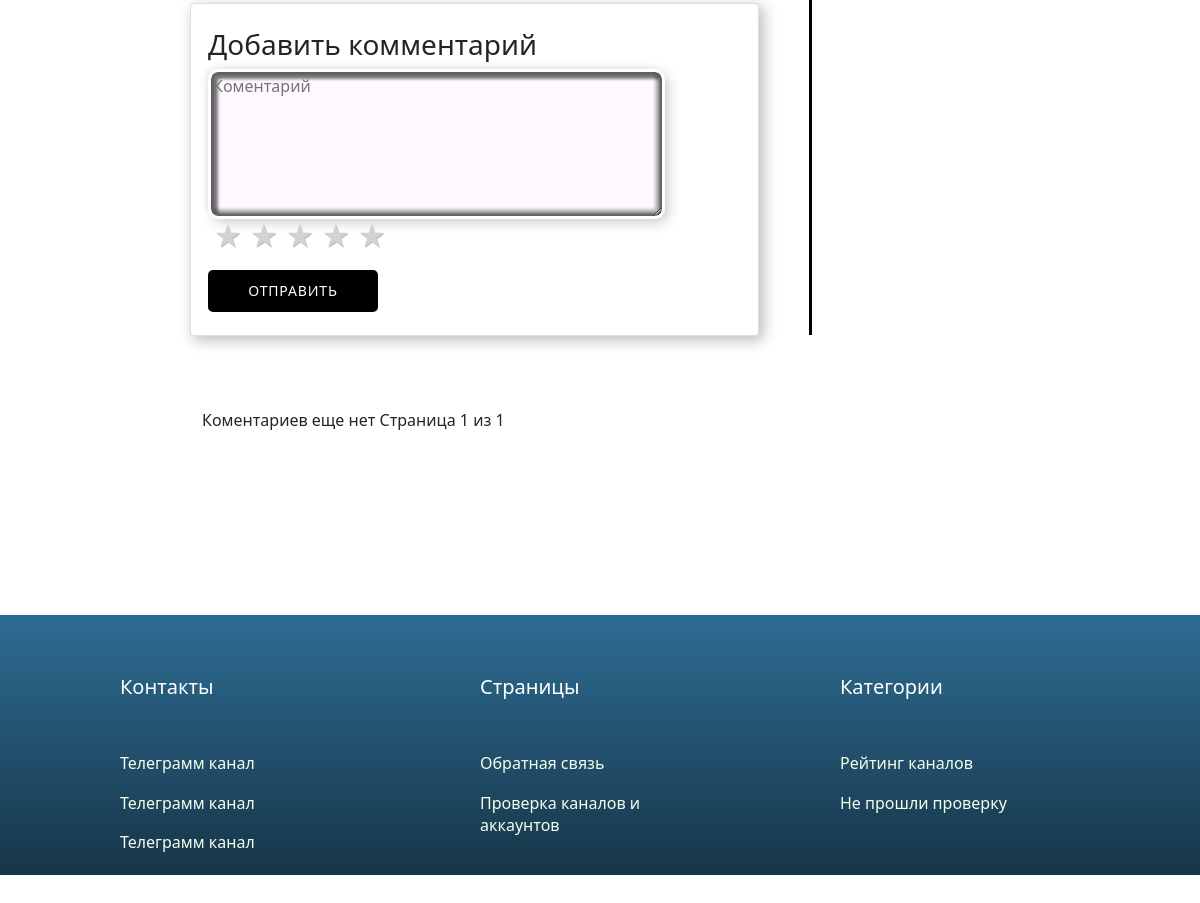
The app's page /chanel/17 (lower part), older data.
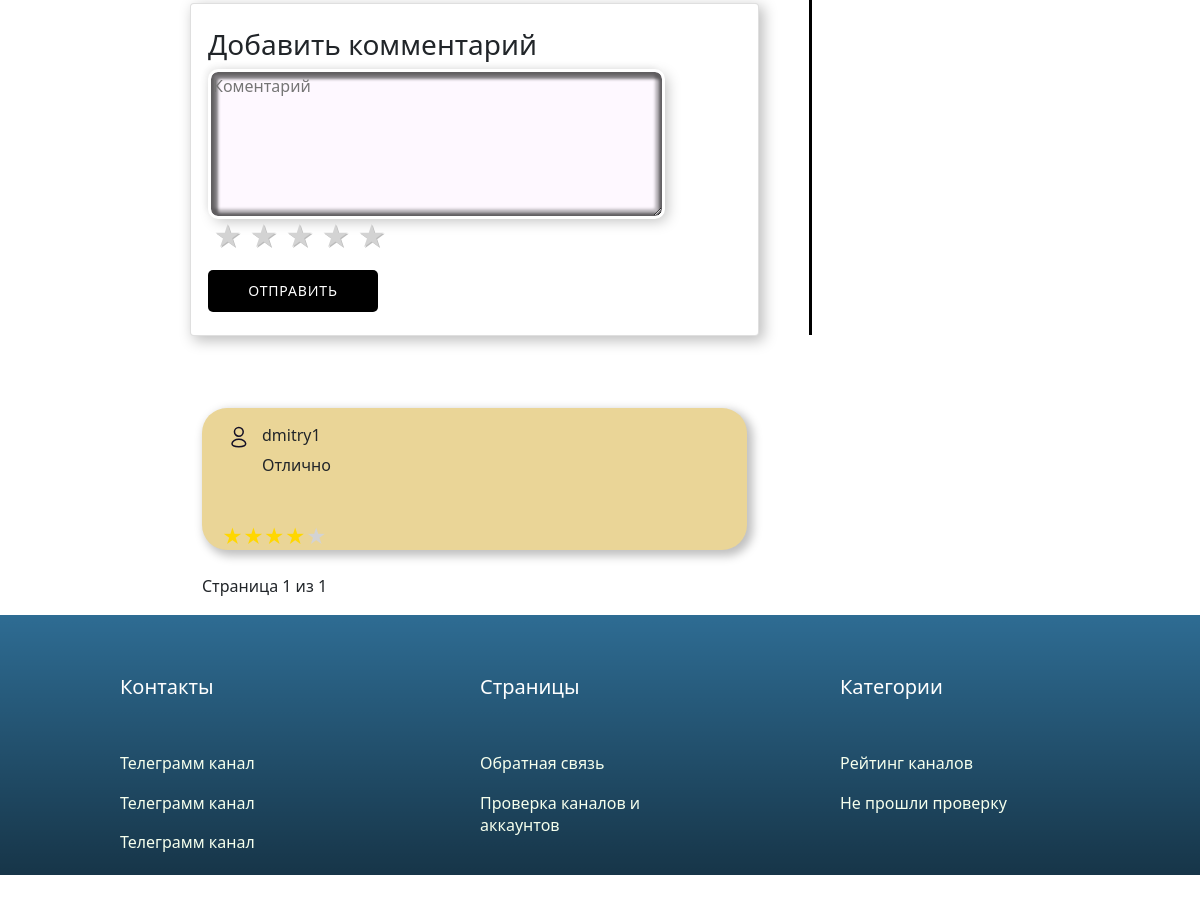
The same page, newer data.
### Home/models.py (models this page shows, shortened)
class Comment(models.Model):
    chanel = models.ForeignKey(rating, on_delete=models.CASCADE)
    name = models.CharField(max_length=255)
    body = models.TextField()
    date_added = models.DateTimeField(auto_now_add=True)
    only_user = models.BooleanField(default=False)
    rate = models.TextField(null=False, default=0)
    rate1 = models.TextField(null=False, default=0)
    rate2 = models.TextField(null=False, default=0)

### Home/views.py (the view)
# urls.py: path('chanel/<chanel_id>', views.show_chanel, name="page"),
def show_chanel(request, chanel_id):
    if request.method == 'POST':
        form = CommentForm(request.POST)
        if form.is_valid():
            if request.user.is_authenticated:
                username = request.user.username
            chanelss = request.GET.get('pk')
            temp = form.save(commit=False)
            temp.name = username
            rates = ''
            rates2 = ''
            for i in range(int(temp.rate)):
                rates += 'a'
            for i in range(5-int(temp.rate)):
                rates2 += 'a'
            temp.rate1 = rates
            temp.rate2= rates2
            temp.chanel_id = chanelss
            temp.save()
        return redirect('page', chanel_id)
    else:
        form = CommentForm()
        rat = Paginator(rating.objects.all().order_by('-id'), 8)
        page = request.GET.get('page')
        chanels = rat.get_page(page)
        chanel = rating.objects.get(pk=chanel_id)
        comentslist = Comment.objects.filter(chanel_id = chanel_id).order_by('-id')
        comments = Paginator(comentslist, 3)
        page1 = request.GET.get('page')
        coments = comments.get_page(page1)
        alla = Paginator(rating.objects.filter(passed = False).order_by('-id'), 8)
        stra = request.GET.get('page')
        alla = alla.get_page(stra)
        rate = ''
        rate2 = ''
        rate1 = ''
        rate21 = ''
        for i in range(chanel.rating):
            rate = rate + 'a'
        for i in range(5-chanel.rating):
            rate2 = rate2 + 'a'
        return render(request, 'Home/show_chanel.html', {
            'chanel': chanel,
            'form': form,
            'comments': coments,
            'rating_list': chanels,
            'rate': rate,
            'rate2': rate2,
            'rate1': rate1,
            'rate2': rate21,
            'chanels': alla,
        })

### members/forms.py
class AuthenticationAjaxForm(forms.Form):
    username = UsernameField(label='Имя пользователя', widget=forms.TextInput(attrs={
        "autofocus": True,
        "class": "form-control",
    })
                             )
    password = forms.CharField(
        label="Пароль",
        strip=False,
        widget=forms.PasswordInput(attrs={
            "autocomplete": "current-password",
            "class": "form-control",
        }),
    )

class RegistrationAjaxForm(forms.Form, UserCreationForm):
    email = forms.EmailField(widget=forms.EmailInput(attrs={'class': 'form-control'}))
    first_name = forms.CharField(max_length=50, widget=forms.TextInput(attrs={'class': 'form-control'}))
    last_name = forms.CharField(max_length=50, widget=forms.TextInput(attrs={'class': 'form-control'}))
    class Meta:
        model = User
        fields = ('username', 'first_name', 'last_name', 'email', 'password1', 'password2')
    def __init__(self, *args, **kwargs):
        super(RegistrationAjaxForm, self).__init__(*args, **kwargs)
        self.fields['username'].widget.attrs['class'] = 'form-control'
        self.fields['password1'].widget.attrs['class'] = 'form-control'
        self.fields['password2'].widget.attrs['class'] = 'form-control'

### Invest/context_processor.py (called while the page is built)
def get_context_data(request):
    context = {
        'login_ajax': AuthenticationAjaxForm()
    }
    return context

### Invest/context_processor2.py (called while the page is built)
def get_context_data(request):
    context = {
        'register_ajax': RegistrationAjaxForm()
    }
    return context

### members/templates/Home/show_chanel.html (shortened to what this page needs)
{% load static %}
<!DOCTYPE html>
<html lang="en">
<head>
    <link href="https://cdn.jsdelivr.net/npm/bootstrap@5.1.3/dist/css/bootstrap.min.css" rel="stylesheet">
    <link rel="stylesheet" href="{% static 'Home/style.css' %}">
    <link href="https://cdn.jsdelivr.net/npm/bootstrap@5.1.3/dist/css/bootstrap.min.css" rel="stylesheet">
</head>
<body>
<div class="container73">
    <div class="main-container">
      <div class="left-container">
    <div class="card">
        <br>
        <div class="text1">
          <h3>Добавить комментарий</h3>
              <form action="?={{ chanel.id }}&pk={{ chanel.id }}" method=POST class="form-main" name = "body">
                <textarea placeholder="Коментарий" name="body"></textarea>
                <div class="rating-area">
                  <label for="star-5" title="Оценка «5»"></label>
                  <label for="star-4" title="Оценка «4»"></label>
                  <label for="star-3" title="Оценка «3»"></label>
                  <label for="star-2" title="Оценка «2»"></label>
                  <label for="star-1" title="Оценка «1»"></label>
                </div>
              <button type="Submit" class="btn-form">Отправить</button>
            </form>
        </div>
    </div>
    <div class="container">
      {% if not comments %}
          Коментариев еще нет
      {% else %}
        {% for coments in comments %}
          {% if coments.only_user == True and user.username == coments.name or user.is_authenticated and user.is_staff %}
      <div class="comcard">
        <div class="pofile">
          <div class="img-profile">
            <img src = "{% static 'profile.svg'%}">
          </div>
          <div class="profname">
            {{ coments.name }}
          </div>
        </div>
        <div class="proftext">
          {{ coments.body }}
        </div>
        <div class="rating-mini1">
          {% for i in coments.rate1 %}
          <span class="active"></span>
          {% endfor %}
          {% for i in coments.rate2 %}
          <span></span>
          {% endfor%}
        </div>
        {% if user.is_authenticated and user.is_staff %}
        <a href="{% url 'delete' coments.id %}" type="button" class="btn btn-danger">Удалить</a>
    {% endif %}
      </div>
    </br>
              {% elif coments.only_user == False %}
              <div class="comcard">
                <div class="pofile">
                  <div class="img-profile">
                    <img src = "{% static 'profile.svg'%}">
                  </div>
                  <div class="profname">
                    {{ coments.name }}
                  </div>
                </div>
                <div class="proftext">
                  {{ coments.body }}
                </div>
        <div class="rating-mini1">
          {% for i in coments.rate1 %}
          <span class="active"></span>
          {% endfor %}
          {% for i in coments.rate2 %}
          <span></span>
          {% endfor%}
        </div>
      </div>
    {% endif %}
  {% endfor %}
  {% endif %}
                  Страница {{ comments.number }} из {{ comments.paginator.num_pages }}
    </div>
    </div>
    <div class="right-container">
    </div>
</div>
<footer class="py-5">
  <div class="wrapper2">
      <div class="rows">
          <div class="blocks">
              <div class="textff">
                  <h5>Контакты</h5>
              </div>
              <ul class="footer_menu">
                  <a class="textf" href="#">Телеграмм канал</a>
                  <a class="textf" href="#">Телеграмм канал</a>
                  <a class="textf" href="#">Телеграмм канал</a>
              </ul>
          </div>
          <div class="blocks">
              <div class="textff">
                  <h5>Страницы</h5>
              </div>
              <ul class="footer_menu">
                  <a class="textf" href="{% url 'feedback' %}">Обратная связь</a>
                  <a class="textf" href="{% url 'review' %}">Проверка каналов и аккаунтов</a>
              </ul>
          </div>
          <div class="blocks">
              <div class="textff">
                  <h5>Категории</h5>
              </div>
              <ul class="footer_menu">
                  <a class="textf" href="{% url 'rating' %}">Рейтинг каналов</a>
                  <a class="textf" href="{% url 'failed' %}">Не прошли проверку</a>
              </ul>
          </div>
  </div>
</div>
</footer>
</body>

### members/templates/Home/style.css (style rules this page uses)
.rating-mini1 { display: inline-block; font-size: 0; margin-top: 50px; margin-left: 20px; }
.rating-mini1 span { padding: 0; font-size: 20px; line-height: 1; color: lightgrey; }
.rating-mini1 > span:before { content: '★'; }
.rating-mini1 > span.active { color: gold; background: none; }
.comcard { width: 100%; height: auto; background: #EAD597; box-shadow: 4px 4px 10px 2px rgba(0, 0, 0, 0.25); border-radius: 25px; }
.pofile { padding-left: 25px; padding-top: 15px; flex-direction: row; display: flex; }
.img-profile { width: 25px; height: 25px; }
.profname { padding-left: 10px; }
.proftext { padding-left: 60px; padding-top: 5px; }
.active, header_nav ul li:hover { background: #FFFFFF; border-radius: 3px; text-decoration: none; }
.card { width: 100%; background: #FFFFFF; box-shadow: 4px 4px 14px 1px rgba(0, 0, 0, 0.25); border-radius: 25px; }
.text1 { margin-left: 3%; }
.form-main { display: flex; flex-direction: column; height: 100%; }
.form-main { display: flex; flex-direction: column; }
form { display: block; margin-top: 0em; }
.btn-form { font-style: normal; font-weight: normal; font-size: 14px; line-height: 12px; align-items: center; letter-spacing: 0.06em; text-transform: uppercase; border: 0; background: #000000; padding: 15px 39px; width: 170px; color: white; border-radius: 5px; margin-top: 20px; cursor: pointer; outline: none; margin-bottom: 15px; }
textarea { outline: none; resize: none; -moz-appearance: none; margin-bottom: 2%; width: 83%; height: 150px; background: #FEF8FF; border: 3px solid #FFFFFF; box-sizing: border-box; box-shadow: -4px -4px 6px -2px rgba(0, 0, 0, 0.06), 4px 4px 14px -2px rgba(0, 0, 0, 0.25), inset -2px -2px 3px 5px rgba(0, 0, 0, 0.25), inset 2px 2px 3px 5px rgba(0, 0, 0, 0.5); border-radius: 10px; }
.rating-area { overflow: hidden; width: 265px; margin-top: 3px; margin-left:-80px; }
.rating-area:not(:checked) > label { float: right; width: 36px; padding: 0; cursor: pointer; font-size: 28px; line-height: 28px; color: lightgrey; text-shadow: 1px 1px #bbb; }
.rating-area:not(:checked) > label:before { content: '★'; }
.wrapper2 { position: absolute; width: 1540px; height: 319px; left: 0px; top: 2000px; background: linear-gradient(0deg, rgba(0, 0, 0, 0.51) 0%, rgba(0, 0, 0, 0) 100%), #2E6C93; }
.textf { font-weight: 400; font-size: 16px; line-height: 22px; text-decoration: none; margin-top: 7%; flex-wrap: wrap; padding: 0; list-style-type: none; display: inline-block; color: #F5FFED; }
.footer_menu { margin: 0%; padding: 0; }
.textff { font-weight: 400; font-size: 24px; line-height: 31px; text-decoration: none; margin-bottom: 15%; margin-top: 25%; color: #FFFFFF; }
.rows { display: flex; flex-wrap: wrap; align-items: flex-end; justify-content: space-evenly; }
.blocks { height: 260px; width: 240px; }
.wrapper2 { width: 100%; }
.main-container { display: flex; width: 75%; height: 2200px; margin: 0 0 0 10%; }
.left-container { display: flex; height: 100%; width: 100%; padding-right: 110px; flex-direction: column; padding-left: 110px; }
.right-container { display: flex; height: 60%; width: 30%; border-left: 3px solid #000; flex-direction: column; }
.container { width:100%; }
.comcard { height: auto; }
.container73 { padding-top: 200px; }
@media (max-width : 1200px) and (min-width: 1001px) { .wrapper2 { width: 100%; height: 260px; margin-bottom: 0%; top:1800px; } }
@media (max-width : 1200px) and (min-width: 1001px) { .main-container { margin: 0px 0px 0px 10%; } }
@media (max-width : 1200px) and (min-width: 1001px) { .left-container { padding-right: 50px; height: auto; } }
@media (max-width : 1200px) and (min-width: 1001px) { .left-container { padding-left: 70px; } }

Row changes from the older to the newer data that the page shows:
added Comment: only_user False (drawn), name "dmitry1", body "Отлично"
Text that changed along with them:
text no longer shown: "Коментариев еще нет"
